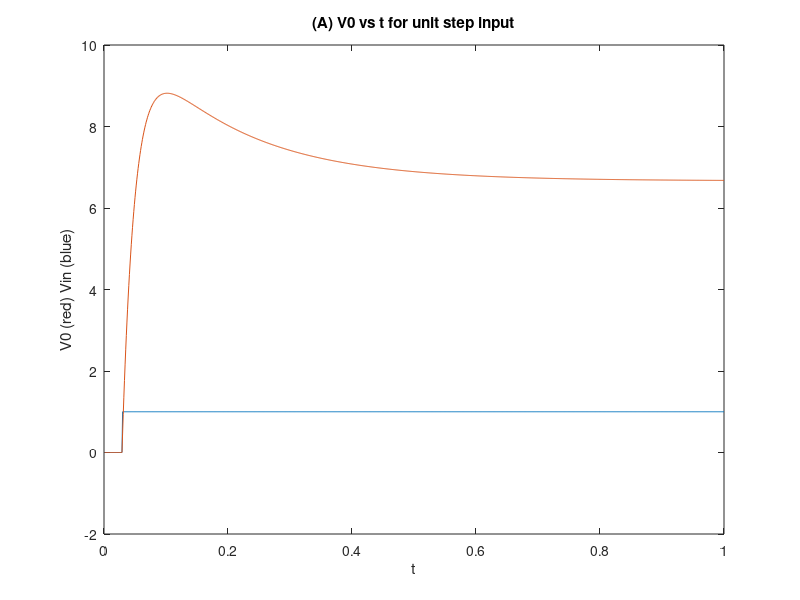
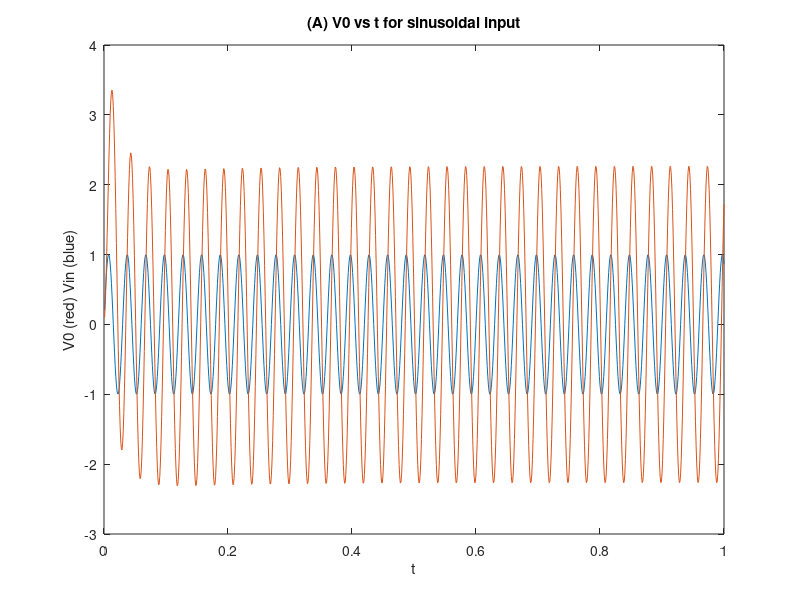
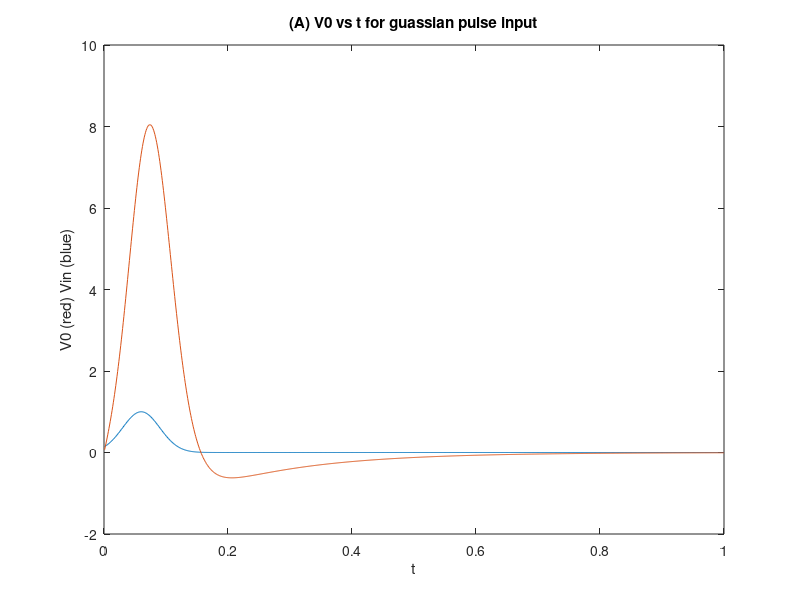
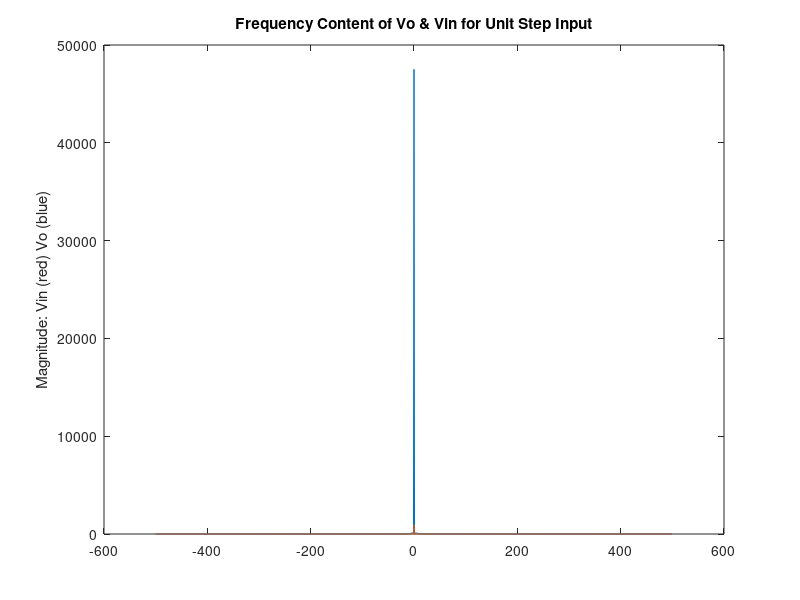

The MATLAB script that drew these images, in order:
%% Part 2: Transient Circuit Simulation
% In this part, the circuit was analyzed in the time domain for various
% inputs for a time period of 1 second. The first input was a simple unit 
% step input that goes high after 0.03 seconds.

G = zeros(6, 6); 

%Conductances(1/R):
G1 = 1;
G2 = 0.5;
G3 = 0.1;
G4 = 10;
G0 = 0.001;

%Additional Parameters:
alpha = 100;
Cval = 0.25;
L = 0.2;

vin = zeros(1, 1000);
vo = zeros(1, 1000);
v3 = zeros(1, 1000);

G(1, 1) = 1;                                    % 1
G(2, 1) = -G1; G(2, 2) = G1 + G2;               % 2
G(3 ,2) = -1; G(3, 4) = 1;                      % iL
G(4, 3) = -1; G(4, 4) = G3;                     % 3
G(5, 5) = 1; G(5, 4) = -alpha*G3;               % 4
G(6, 6) = G4 + G0; G(6, 5) = -G4;               % 5

C = zeros(6);

C(2, 1) = -Cval; C(2, 2) = Cval;
C(3, 3) = L;
 
F = zeros(1, 6);

ii = 1; 


V = zeros(6,1);
for t = 0.001:0.001:1
    Vold = V;
    if t < 0.03
        vin(ii) = 0; 
        F(1) = 1; 
    else
        vin(ii) = 1;
        F(1) = 0; 
    end
    
    F(1) = vin(ii);
    A = (C / 0.001) + G;
    V = A \ ((C * Vold / 0.001) + F');
    
    vo(ii) = V(6);
    %v3(ii) = V(4);
    ii = ii + 1; 
end

t = 0.001 : 0.001 : 1;
figure(6);
plot(t, vin);
hold on
plot(t, vo);
title('(A) V0 vs t for unit step input');
ylabel('V0 (red) Vin (blue)');
xlabel('t');
ylim([-2 10])


%%
% The second input was a sinusoidal input at a frequency of 1/0.03 Hz. 

V = zeros(6,1);
F = zeros(1, 6);
ii = 1; 

for t = 0.001:0.001:1
    Vold = V;
    vin2(ii) = sin(2*pi*(1/0.03) * t);
    
    F(1) = vin2(ii);
    A = (C / 0.001) + G;
    V = A \ ((C * Vold / 0.001) + F');
    
    vo2(ii) = V(6);
    %v3(ii) = V(4);
    ii = ii + 1; 
end

t = 0.001 : 0.001 : 1;
figure(7);
plot(t, vin2);
%title('(A) V1 vs t');
%ylabel('V1');
xlabel('t');
hold on
plot(t, vo2);
title('(A) V0 vs t for sinusoidal input');
ylabel('V0 (red) Vin (blue)');
xlabel('t');

%%
% The third input was a guassian pulse with a magnitude of 1, std dev. of 
% 0.03 seconds and a delay of 0.06 seconds.

A = zeros(6); 
F = zeros(1, 6);
v = -10;
ii = 1; 
dt = 1.0/1000; 
Vold = zeros(6,1);
V = zeros(6,1);

for t = 0.001:0.001:1
    Vold = V;
    vin3(ii) = exp(-0.5 * power(((t - 0.06) / (0.03)), 2)); % guassian pulse
    
    F(1) = vin3(ii);
    A = (C / 0.001) + G;
    V = A \ ((C * Vold / 0.001) + F');
    
    vo3(ii) = V(6);
    %v3(ii) = V(4);
    ii = ii + 1; 
end

t = 0.001 : 0.001 : 1;
figure(8);
plot(t, vin3);
%title('(A) V1 vs t');
%ylabel('V1');
xlabel('t');
hold on
plot(t, vo3);
title('(A) V0 vs t for guassian pulse input');
ylabel('V0 (red) Vin (blue)');
xlabel('t');

%%
% Next, the frequency content of each output and input that was analyzed in
% the previous part was plotted. 
 
% Frequency content for each input type:
% Unit step:
fo = fft(vo);
fs = (-1000/2:1000/2-1); 
p = abs(fftshift(fo)) .^ 2/1000;     
figure(9);
plot(fs,p);
title('Frequency Content of Vo for Unit Step Input');
hold on
fo = fft(vin);
fs = (-1000/2:1000/2-1); 
p = abs(fftshift(fo)) .^ 2/1000;     
plot(fs,p);
title('Frequency Content of Vo & Vin for Unit Step Input');
ylabel('Magnitude: Vin (red) Vo (blue)')
hold off

% Sine:
fo = fft(vo2);
fs = (-1000/2:1000/2-1); 
p = abs(fftshift(fo)) .^ 2/1000;     
figure(10);
plot(fs,p);
hold on
fo = fft(vin2);
fs = (-1000/2:1000/2-1); 
p = abs(fftshift(fo)) .^ 2/1000;     
plot(fs,p);
title('Frequency Content of Vo & Vin for Sinusoidal Input');
ylabel('Magnitude: Vin (red) Vo (blue)')
hold off

% Guassian
fo = fft(vo3);
fs = (-1000/2:1000/2-1); 
p = abs(fftshift(fo)) .^ 2/1000;     
figure(11);
plot(fs,p);
hold on
fo = fft(vin3);
fs = (-1000/2:1000/2-1); 
p = abs(fftshift(fo)) .^ 2/1000;     
plot(fs,p);
title('Frequency Content of Vo & Vin for Guassian pulse Input');
ylabel('Magnitude: Vin (red) Vo (blue)')
hold off
